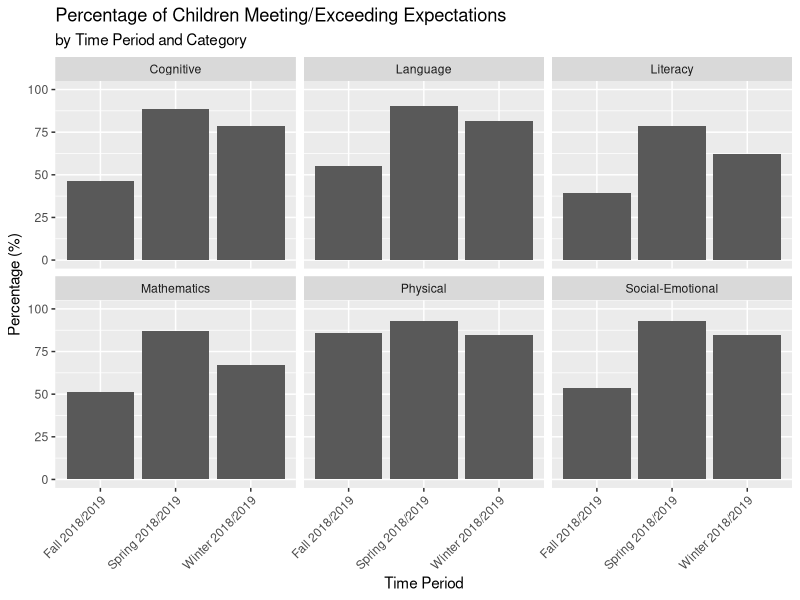
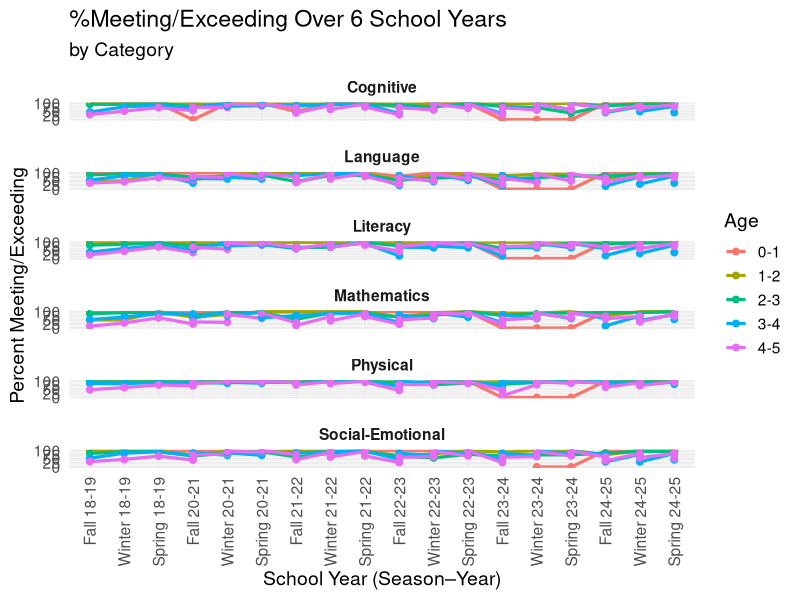
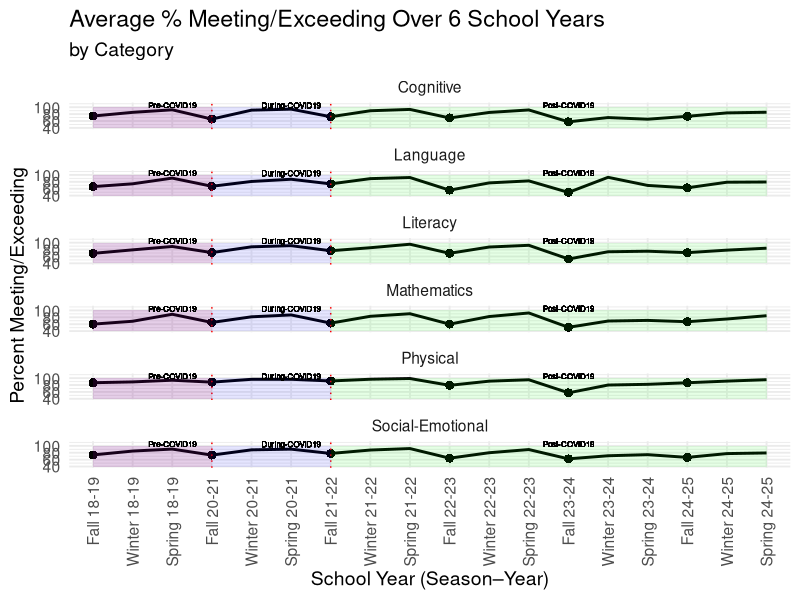
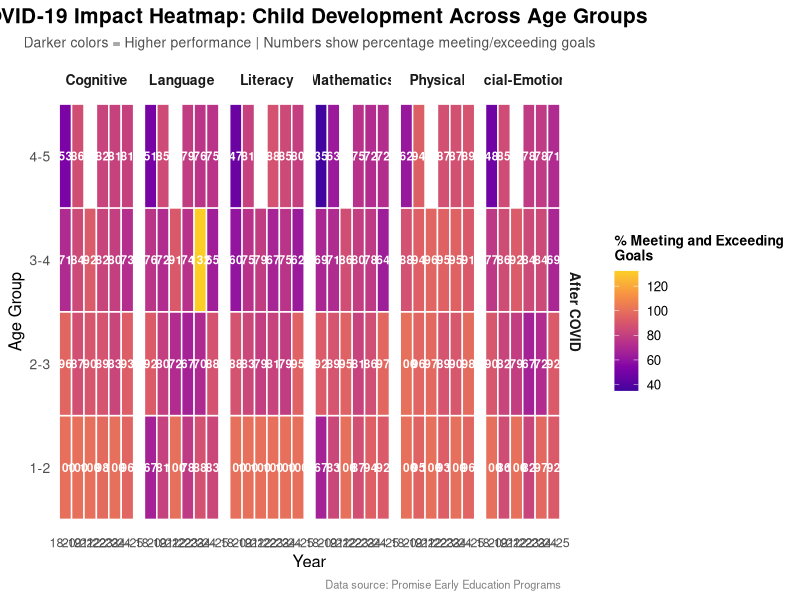
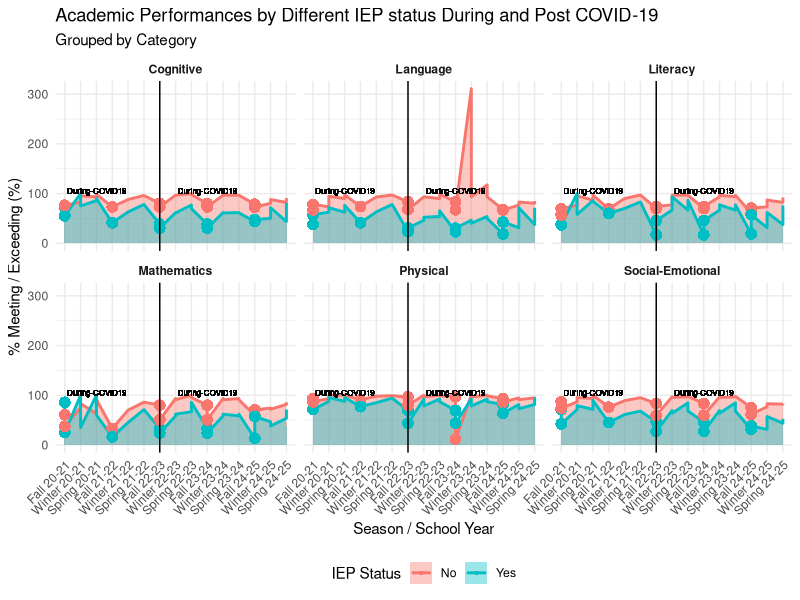
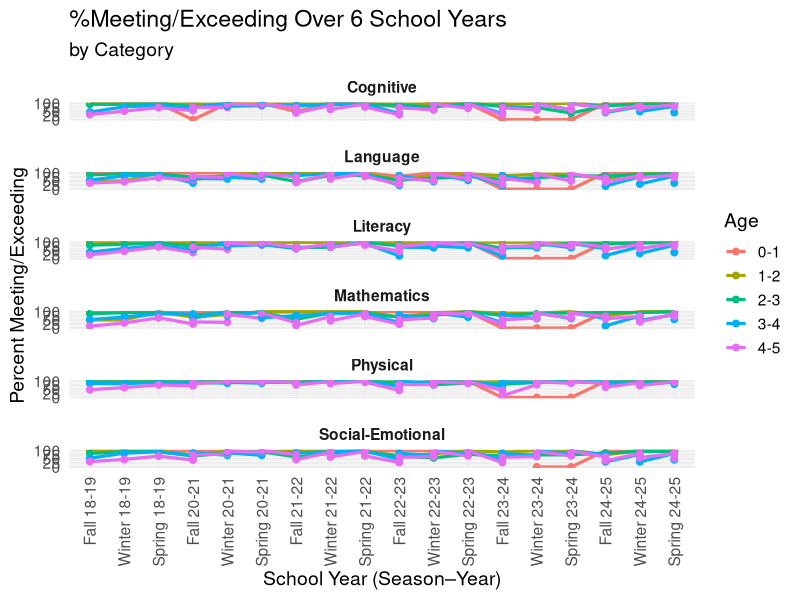
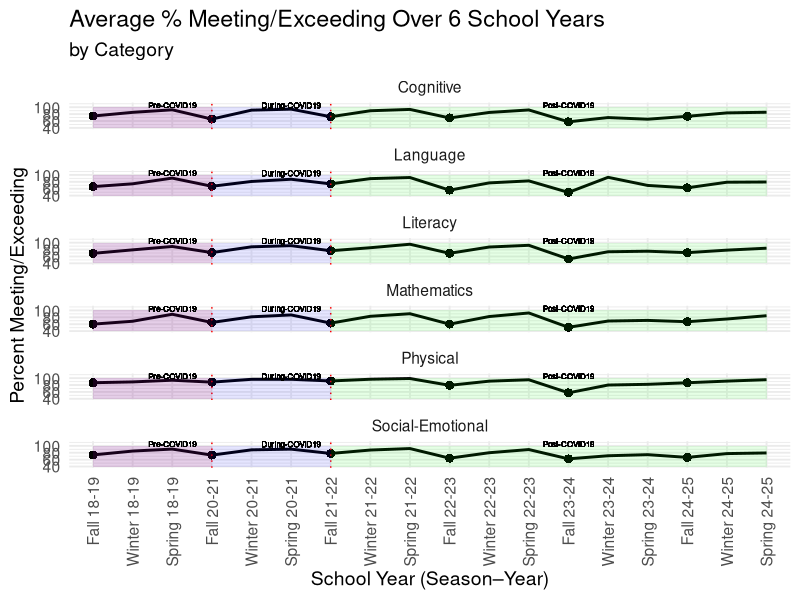
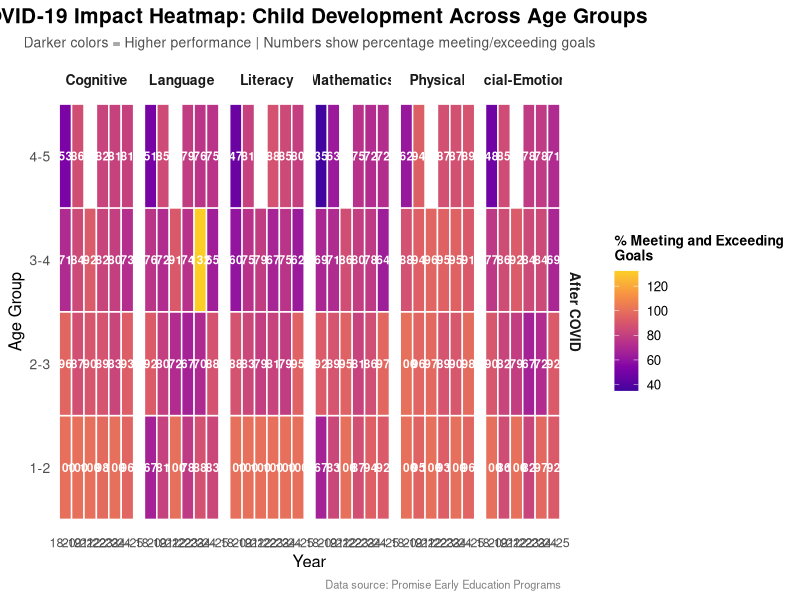

R code for these plots, in order:
## ---- chunk 1
library(tidyverse)
library(broom)
library(readxl)
library(dplyr)
library(skimr)
## ---- chunk 2
prof_2018_2019 <- read_excel("../data/ignore/file_show.xlsx")
## ---- chunk 3
glimpse(prof_2018_2019)
## ---- chunk 4
skim(prof_2018_2019)
## ---- chunk 5
categorized_data_2018_2019 <- prof_2018_2019 |>
  group_by(`Time Period`, `Category`) |>
  summarise(
    `Total # Children` = sum(`# Children`, na.rm = TRUE), 
    `Meeting / Exceeding Children` = sum(`# Meeting / Exceeding`, na.rm = TRUE), 
    `% percentage` = round(`Meeting / Exceeding Children` / `Total # Children` * 100, 2),
    .groups = "drop"
  )
## ---- chunk 6
ggplot(categorized_data_2018_2019, aes(x = `Time Period`, y = `% percentage`)) +
  geom_col() +
  facet_wrap(~ `Category`) +
  ylim(0, 100) +
  labs(
    title = "Percentage of Children Meeting/Exceeding Expectations",
    subtitle = "by Time Period and Category",
    x = "Time Period",
    y = "Percentage (%)"
  ) + 
  theme(axis.text.x = element_text(angle = 45, hjust = 1))
## ---- chunk 7
X2018_2019 <- read_excel("../data/ignore/2018-2019.xlsx")
X2020_2021 <- read_excel("../data/ignore/2020-2021.xlsx")
X2021_2022 <- read_excel("../data/ignore/2021-2022.xlsx")
X2022_2023 <- read_excel("../data/ignore/2022-2023.xlsx")
X2023_2024 <- read_excel("../data/ignore/2023-2024.xlsx")
X2024_2025 <- read_excel("../data/ignore/2024-2025.xlsx")
## ---- chunk 8
general_data_table <- bind_rows(
  #for each year we need to first convert our number of children, number of meeting/exceeding, and percentage of meeting/exceeding in numerit values and create a year column that would help us with sorting and labeling
  X2018_2019 |>
    mutate(
      `# Children` = parse_number(as.character(`# Children`), na = c("N/A", "NA")), 
      `# Meeting / Exceeding` = parse_number(as.character(`# Meeting / Exceeding`), na = c("N/A", "NA")), 
      `% Meeting / Exceeding` = parse_number(as.character(`% Meeting / Exceeding`)), 
      year = "18-19"), 
  X2020_2021 |>
    mutate(
      `# Children` = parse_number(as.character(`# Children`), na = c("N/A", "NA")), 
      `# Meeting / Exceeding` = parse_number(as.character(`# Meeting / Exceeding`), na = c("N/A", "NA")), 
      `% Meeting / Exceeding` = parse_number(as.character(`% Meeting / Exceeding`)), 
      year = "20-21"), 
  X2021_2022|>
    mutate(
      `# Children` = parse_number(as.character(`# Children`), na = c("N/A", "NA")), 
      `# Meeting / Exceeding` = parse_number(as.character(`# Meeting / Exceeding`), na = c("N/A", "NA")), 
      `% Meeting / Exceeding` = parse_number(as.character(`% Meeting / Exceeding`)), 
      year = "21-22"), 
  X2022_2023|>
    mutate(
      `# Children` = parse_number(as.character(`# Children`), na = c("N/A", "NA")), 
      `# Meeting / Exceeding` = parse_number(as.character(`# Meeting / Exceeding`), na = c("N/A", "NA")), 
      `% Meeting / Exceeding` = parse_number(as.character(`% Meeting / Exceeding`)), 
      year = "22-23"), 
  X2023_2024|>
    mutate(
      `# Children` = parse_number(as.character(`# Children`), na = c("N/A", "NA")), 
      `# Meeting / Exceeding` = parse_number(as.character(`# Meeting / Exceeding`), na = c("N/A", "NA")), 
      `% Meeting / Exceeding` = parse_number(as.character(`% Meeting / Exceeding`), na = c("N/A", "NA", "#DIV/0!")), 
      year = "23-24"), 
  X2024_2025|>
    mutate(
      `# Children` = parse_number(as.character(`# Children`), na = c("N/A", "NA")), 
      `# Meeting / Exceeding` = parse_number(as.character(`# Meeting / Exceeding`), na = c("N/A", "NA")), 
      `% Meeting / Exceeding` = parse_number(as.character(`% Meeting / Exceeding`)), 
      year = "24-25")
  ) |>
  #shortening and simplifying the label for each school year and trimester
  mutate(
    season = case_when(
      str_detect(`Time Period`, "Fall") ~ "Fall",
      str_detect(`Time Period`, "Winter") ~ "Winter",
      str_detect(`Time Period`, "Spring") ~ "Spring"
    ),
    label = paste(season, year),
    #sorting for chronological order taking the beginning of the school year and the code for each season (Fall - 1, Winter - 2, Spring - 3)
    #e.g. Fall 2018-2019 -> 181, Winter 2021-2022 -> 212
    sort_num = as.numeric(str_sub(year, 1, 2)) * 10 + match(season, c("Fall","Winter","Spring")) 
  )
#ordering our data chronologically
general_data_table <- general_data_table |>
  mutate(
    label = fct_reorder(label, sort_num)
  )
## ---- chunk 9
general_data_plot <- ggplot(general_data_table, aes(x = label, y = `% Meeting / Exceeding`, color = Age, group = Age)) +
  geom_line(size = 1.1) +
  geom_point(size = 2) +
  facet_wrap(~ Category, ncol = 1) +
  ylim(0, 100)+
  labs(
    title = "%Meeting/Exceeding Over 6 School Years",
    subtitle = "by Category",
    x = "School Year (Season–Year)",
    y = "Percent Meeting/Exceeding"
  ) +
  theme_minimal(base_size = 14) +
  theme(
    axis.text.x = element_text(angle = 90, hjust = 1, vjust = 0.5),
    strip.text = element_text(face = "bold"),
    panel.spacing = unit(1, "lines")
  )

general_data_plot

#saving
ggsave("general_plot.png", general_data_plot, width = 10, height = 20, dpi = 300)
## ---- chunk 10
#creating a new column that would help us highlight the beginning of the school year
average_general_data_table <- general_data_table |>
  mutate(is_fall = (`season` == "Fall"))

#calculating the average of all age groups' seasonal performance
average_general_data_table <- average_general_data_table |>
  group_by(Category, label, sort_num, is_fall) |>
  summarise(
    `Avg Meeting Exceeding` = mean(`% Meeting / Exceeding`, na.rm = TRUE),
    .groups = "drop"
  )

#plotting
average_general_data_plot <- ggplot(average_general_data_table, aes(x = label, y = `Avg Meeting Exceeding`, group = Category)) +
  geom_line(size = 1) +
  geom_point(aes(size = ifelse(is_fall, 4, NA)), shape = 20, stroke = 0) +
  geom_vline(xintercept = "Fall 20-21", linetype = "dotted", color = "red")+
  geom_vline(xintercept = "Fall 21-22", linetype = "dotted", color = "red")+
  annotate("rect", xmin="Fall 18-19", xmax="Fall 20-21", ymin = 40, ymax = 100, alpha = 0.1, fill = "red")+
  annotate("rect", xmin="Fall 18-19", xmax="Fall 21-22", ymin = 40, ymax = 100, alpha = 0.1, fill = "blue")+
  annotate("rect", xmin="Fall 21-22", xmax="Spring 24-25", ymin = 40, ymax = 100, alpha = 0.1, fill = "green")+
  geom_text( 
    aes(x = "Spring 18-19", y = 105, label = "Pre-COVID19"),
    size = 2) +
  geom_text( 
    aes(x = "Spring 20-21", y = 105, label = "During-COVID19"),
    size = 2) +
  geom_text( 
    aes(x = "Fall 23-24", y = 105, label = "Post-COVID19"),
    size = 2) +
  facet_wrap(~ Category, ncol = 1) +
  ylim(40, 110)+
  labs(
    title = "Average % Meeting/Exceeding Over 6 School Years",
    subtitle = "by Category",
    x = "School Year (Season–Year)",
    y = "Percent Meeting/Exceeding"
  ) +
  theme_minimal(base_size = 14) +
  theme(
    axis.text.x = element_text(angle = 90, hjust = 1, vjust = 0.5),
    legend.position = "none"
  )

average_general_data_plot

#saving
ggsave("average_general_plot.png", average_general_data_plot, width = 10, height = 15, dpi = 300)
## ---- chunk 11
# filter 0-1 age group and calculate percentages
data <- general_data_table |>
filter(Age != "0-1") |>
drop_na() |>
group_by(year, Category, Age) |>
summarise(percent = sum(`# Meeting / Exceeding`) / sum(`# Children`) * 100, .groups = "drop") |>
mutate( covid_period = case_when(
year == "2019" ~ "Before COVID",
year %in% c("2021", "2022") ~ "During COVID",
TRUE ~ "After COVID"
  ),
covid_period = factor(covid_period, levels = c("Before COVID", "During COVID", "After COVID"))
)

## Heatmap
covid_plot <- ggplot(data, aes(x = year, y = Age, fill = percent)) +
geom_tile(color = "white", size = 0.5) +
geom_text(aes(label = round(percent, 0)), color = "white", fontface = "bold", size = 3) +
facet_grid(covid_period ~ Category, scales = "free_y", space = "free_y") +
scale_fill_viridis_c(option = "plasma", begin = 0.1, end = 0.9) +
labs(title = "COVID-19 Impact Heatmap: Child Development Across Age Groups",
subtitle = "Darker colors = Higher performance | Numbers show percentage meeting/exceeding goals",
x = "Year", y = "Age Group", fill = "% Meeting and Exceeding\nGoals",
caption = "Data source: Promise Early Education Programs") +
theme_minimal(base_size = 12) +
theme(
plot.title = element_text(face = "bold", size = 15, hjust = 0.5),
plot.subtitle = element_text(size = 10, hjust = 0.5, color = "gray30", margin = margin(b = 10)),
axis.text.x = element_text(angle = 0, hjust = 0.5, size = 9),
axis.text.y = element_text(size = 10),
strip.text = element_text(face = "bold", size = 10),
legend.position = "right",
legend.title = element_text(face = "bold", size = 10),
panel.grid = element_blank(),
plot.caption = element_text(size = 8, color = "gray50", hjust = 1)
  )

# Save png
ggsave("covid_impact_heatmap.png", covid_plot, width = 14, height = 10, dpi = 300)
covid_plot
## ---- chunk 12
all_year <- general_data_table |>
  mutate(IEP = na_if(IEP, "N/A")) |>
  filter(!is.na(IEP))

IEP_data <- all_year |>
  mutate(is_fall = (`season` == "Fall"))

IEP_data

iep_graph <- ggplot(
  IEP_data,
  aes(x = `label`, y = `% Meeting / Exceeding`, fill = IEP, group = IEP)
) +
  geom_area(position = "identity", alpha = 0.4) +
  geom_line(aes(color = IEP), size = 1) +
  geom_point(aes(size = ifelse(is_fall, 4, NA)), shape = 21 , stroke = 0) +
  geom_vline(xintercept = "Fall 22-23") +
  geom_text( 
    aes(x = "Fall 23-24", y = 105, label = "During-COVID19"),
    size = 2) +
  geom_text( 
    aes(x = "Spring 20-21", y = 105, label = "During-COVID19"),
    size = 2) +
  facet_wrap(~ Category) +
  labs(
    title = "Academic Performances by Different IEP status During and Post COVID-19",
    x = "Season / School Year",
    y = "% Meeting / Exceeding (%)",
    subtitle = "Grouped by Category ",
    fill = "IEP Status",
    color = "IEP Status"
  ) +
  scale_size_identity(guide = "none") +
  theme_minimal() +
  theme(
    axis.text.x = element_text(angle = 45, hjust = 1),
    legend.position = "bottom",
    strip.text = element_text(face = "bold")
  )

iep_graph

ggsave("iep_impact.png", iep_graph, width = 15, height = 10, dpi = 300)
